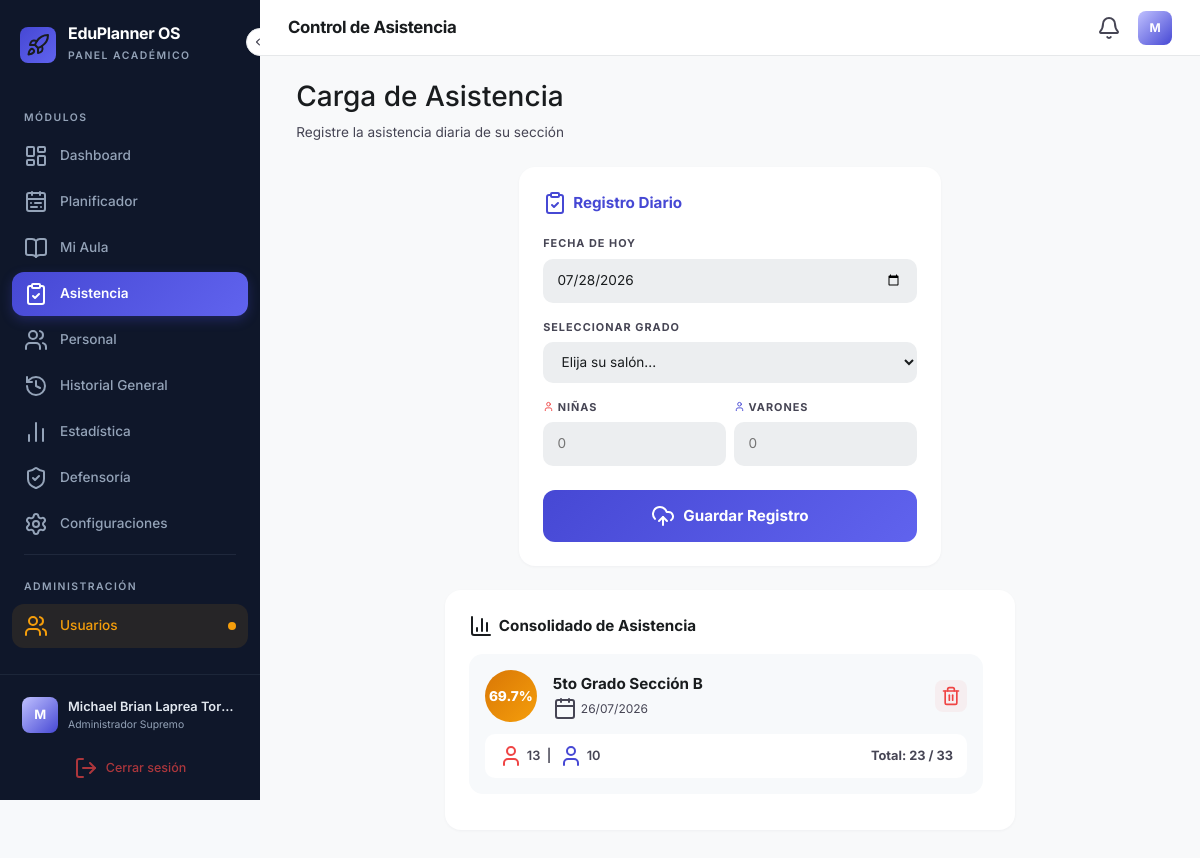
The app's page /asistencia (signed in) with its own data.
### backup_v3/app.py (models this page shows)
class AsistenciaDiaria(db.Model):
    id = db.Column(db.Integer, primary_key=True)
    fecha = db.Column(db.Date, nullable=False)
    grado_seccion = db.Column(db.String(100), nullable=False)
    matricula_total = db.Column(db.Integer, nullable=False)
    varones = db.Column(db.Integer, nullable=False, default=0)
    hembras = db.Column(db.Integer, nullable=False, default=0)
    asistentes = db.Column(db.Integer, nullable=False)
    porcentaje = db.Column(db.Float, nullable=False)
    usuario_id = db.Column(db.Integer, db.ForeignKey('usuario.id'), nullable=False)

### backup_v3/app.py (the view, shortened to what this page needs)
@app.route('/asistencia', methods=['GET', 'POST'])
def asistencia():
    if not session.get('logeado'): return redirect(url_for('auth.login'))
    if session.get('rol_id') in [1, 2]:
        regs = AsistenciaDiaria.query.order_by(AsistenciaDiaria.fecha.desc()).all()
    else:
        regs = AsistenciaDiaria.query.filter_by(usuario_id=session['usuario_id']).order_by(AsistenciaDiaria.fecha.desc()).all()
    return render_template('asistencia.html', registros=regs, grados=Grado.query.all(), hoy=datetime.now().strftime('%Y-%m-%d'))

### backup_v3/app.py (called while the page is built)
@app.context_processor
def inyectar_datos_globales():
    return dict(
        mis_permisos=session.get('permisos', ''),
        mi_rol=session.get('nombre_rol', 'Sin Rol'),
        total_anuncios=Anuncio.query.count(),
        hoy_str=datetime.now().strftime('%d/%m/%Y')
    )

### backup_v3/templates/asistencia.html (shortened to what this page needs)
{% extends "base.html" %}
{% block header_title %}Control de Asistencia{% endblock %}
{% block content %}
<div class="mx-auto" style="max-width: 1200px;">
    <div class="page-header mb-4">
        <h3 class="title">Carga de Asistencia</h3>
        <p class="subtitle mb-0">Registre la asistencia diaria de su sección</p>
    </div>
    <div class="row {% if 'asistencia_global' not in mis_permisos %}justify-content-center{% endif %}">
        <div class="{% if 'asistencia_global' in mis_permisos %}col-lg-4{% else %}col-lg-6{% endif %} mb-4">
            <div class="form-card">
                <h5><i data-lucide="clipboard-check"></i> Registro Diario</h5>
                <form action="/asistencia" method="POST">
                    <div class="mb-3">
                        <label class="edu-label">FECHA DE HOY</label>
                        <input type="date" name="fecha" class="edu-input" value="{{ hoy }}" required>
                    </div>
                    <div class="mb-3">
                        <label class="edu-label">SELECCIONAR GRADO</label>
                        <select name="grado_id" class="edu-select" id="selectorGrado" required>
                            <option value="" disabled selected>Elija su salón...</option>
                        </select>
                    </div>
                    <div class="row mb-4 g-2">
                        <div class="col-6">
                            <label class="edu-label"><i data-lucide="user" style="width:11px;height:11px;color:#ef4444;vertical-align:-1px;"></i> NIÑAS</label>
                            <input type="number" name="hembras" class="edu-input" placeholder="0" min="0" required>
                        </div>
                        <div class="col-6">
                            <label class="edu-label"><i data-lucide="user" style="width:11px;height:11px;color:var(--primary);vertical-align:-1px;"></i> VARONES</label>
                            <input type="number" name="varones" class="edu-input" placeholder="0" min="0" required>
                        </div>
                    </div>
                    <button type="submit" class="btn-submit-attendance">
                        <i data-lucide="cloud-upload"></i> Guardar Registro
                    </button>
                </form>
            </div>
        </div>
        {% if 'asistencia_global' in mis_permisos or 'admin' in mis_permisos %}
        <div class="col-lg-8 mb-4">
            <div class="consolidado-card">
                <h5><i data-lucide="bar-chart-3"></i> Consolidado de Asistencia</h5>
                <div class="scroll-zone">
                    {% for reg in registros %}
                    <div class="reg-card">
                        <div class="d-flex w-100 justify-content-between align-items-center">
                            <div class="d-flex align-items-center gap-3">
                                <div class="pct-badge {% if reg.porcentaje >= 80 %}high{% elif reg.porcentaje >= 50 %}mid{% else %}low{% endif %}">
                                    {{ reg.porcentaje }}%
                                </div>
                                <div>
                                    <div class="grade">{{ reg.grado_seccion }}</div>
                                    <div class="date"><i data-lucide="calendar"></i> {{ reg.fecha.strftime('%d/%m/%Y') }}</div>
                                </div>
                            </div>
                            <form action="/eliminar_asistencia/{{ reg.id }}" method="POST" class="form-eliminar">
                                <button type="submit" class="btn-del-reg" title="Eliminar registro">
                                    <i data-lucide="trash-2"></i>
                                </button>
                            </form>
                        </div>
                        <div class="reg-detail">
                            <span class="gender">
                                <i data-lucide="user" style="color:#ef4444;"></i> {{ reg.hembras }}
                                &nbsp;|&nbsp;
                                <i data-lucide="user" style="color:var(--primary);"></i> {{ reg.varones }}
                            </span>
                            <span class="total">Total: {{ reg.asistentes }} / {{ reg.matricula_total }}</span>
                        </div>
                    </div>
                    {% else %}
                    <div class="empty-state">
                        <i data-lucide="inbox"></i>
                        <h5 style="font-weight:700;">Sin registros hoy</h5>
                    </div>
                    {% endfor %}
                </div>
            </div>
        </div>
        {% endif %}
    </div>
</div>
{% endblock %}

### records on screen
AsistenciaDiaria: porcentaje "69.7", grado_seccion "5to Grado Sección B", fecha "26/07/2026", hembras "13", varones "10", asistentes "23", matricula_total "33"

### other values on screen
{{ session.get('nombre_completo', 'U')[0] | upper }} "M"
{{ session.get('nombre_completo', 'Usuario') }} "Michael Brian Laprea Tor…"
{{ mi_rol }} "Administrador Supremo"
